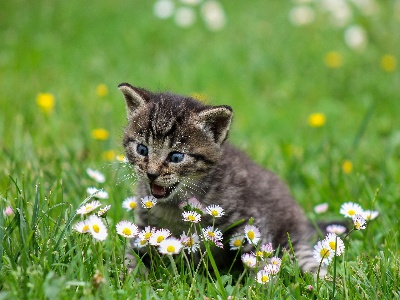
#> input picture cv/assets/cat.jpg, 400 x 300 px
$ jupyter execute cv_object_detection.ipynb   (shell and % lines are left out)
#> lines starting #> are read from the running program, lines starting #| are printed output that depends on the picture; after the words box and inside, x2 and y2 are one past the last pixel; in counts of white or black regions, pixels touching at a corner belong together
### Types of object detections
##### Template Matching: Looking for exact copy of a smaller img in bigger img
##### Corner Detection: Looking for corner in img Harris Corner and Shi-Tomasi detection
##### Edge Detection: Looking for general edges in img
##### Grid Detection: Combine both concept to find grids
##### Contour Detection: Detect foreground from background
##### Feature matching: Extract defining key features for matching. No need to use exact same image for matching

##### Watershed Algorithm: Allow us to segment foreground and background
##### Facial and eye detection: Haar Cascades to detect face and eyes but no recognition which need deep learning

[cell 1]
# Template matching

[cell 2]
import cv2
import numpy as np
import matplotlib.pyplot as plt

# Feature matching and homograph

[cell 3]
img1 = cv2.imread("assets/cat.jpg")
#> img1 is the input picture: shape (300, 400, 3); mean B, G, R 73.4, 144, 113.4
img2 = cv2.imread("assets/rotated_cat2.jpg")
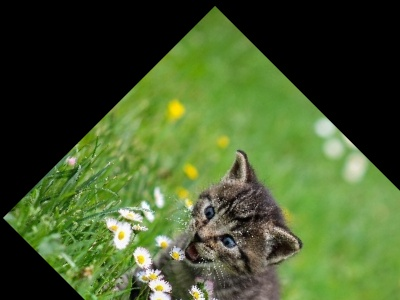
#> input picture cv/assets/rotated_cat2.jpg, 400 x 300 px
#> img2 is the input picture: shape (300, 400, 3); mean B, G, R 44.7, 89.2, 69.6

# Detect and extract features from the images using SIFT
sift = cv2.SIFT_create()
kp1, des1 = sift.detectAndCompute(img1, None)
#> kp1 = 1047 keypoints; strongest (x, y, size): (364, 227, 1.9), (249, 260, 7.9), (217, 211, 8.4), (246, 239, 1.8)
kp2, des2 = sift.detectAndCompute(img2, None)
#> kp2 = 695 keypoints; strongest (x, y, size): (194, 289, 4.5), (325, 127, 11.8), (8, 217, 5.3), (142, 214, 3)

# Match the features using FLANN (Fast Library for Approximate Nearest Neighbors)
FLANN_INDEX_KDTREE = 0
index_params = dict(algorithm = FLANN_INDEX_KDTREE, trees = 5)
search_params = dict(checks = 50)
flann = cv2.FlannBasedMatcher(index_params, search_params)
matches = flann.knnMatch(des1, des2, k=2)
#> matches = 1047 matches

# Extract the good matches using the Lowe's ratio test
good_matches = []
for m,n in matches:
    if m.distance < 0.7*n.distance:
        good_matches.append(m)
#> after the loop, good_matches = 386 matches

if len(good_matches) > 4:
    src_pts = np.float32([ kp1[m.queryIdx].pt for m in good_matches ])
#> src_pts = 386 pairs, first value 8.59 to 241.6, second value 86.15 to 293.9
    dst_pts = np.float32([ kp2[m.trainIdx].pt for m in good_matches ])
#> dst_pts = 386 pairs, first value 26.02 to 303.4, second value 109.4 to 296.5
    M, mask = cv2.findHomography(src_pts, dst_pts, cv2.RANSAC, 5.0)
#> M = [[0.707, -0.707, 214.8], [0.706, 0.707, 5.92], [-3.66e-06, 1.9e-06, 1]]; mask = 386 values from 1 to 1
    matchesMask = mask.ravel().tolist()
#> matchesMask = 386 values from 1 to 1
    h,w,d = img1.shape
#> h = 300; w = 400; d = 3
    pts = np.float32([ [0,0],[0,h-1],[w-1,h-1],[w-1,0] ]).reshape(-1,1,2)
#> pts = [[0, 0], [0, 299], [399, 299], [399, 0]]
    dst = cv2.perspectiveTransform(pts,M)
#> dst = [[214.8, 5.92], [3.43, 217.3], [285.6, 499.7], [497.4, 288.2]]

    R = np.linalg.inv(M[:3,:3])
#> R = [[0.707, 0.707, -156.1], [-0.706, 0.707, 147.5], [3.93e-06, 1.24e-06, 0.999]]
    angle = np.arctan2(R[1,0], R[0,0]) * 180 / np.pi
#> angle = -44.95
    print("Rotation angle difference: {:.2f} degrees".format(angle))
#| Rotation angle difference: -44.95 degrees

    img2 = cv2.polylines(img2,[np.int32(dst)],True,255,3, cv2.LINE_AA)
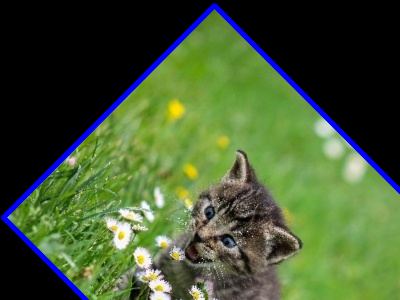
#> img2: shape (300, 400, 3); 3.54% of pixels changed, all inside (x1, y1, x2, y2) = (0, 2, 400, 300)

# Draw the matches on the images
img3 = cv2.drawMatches(img1, kp1, img2, kp2, good_matches, None, matchesMask=matchesMask,
                      flags=cv2.DrawMatchesFlags_NOT_DRAW_SINGLE_POINTS)
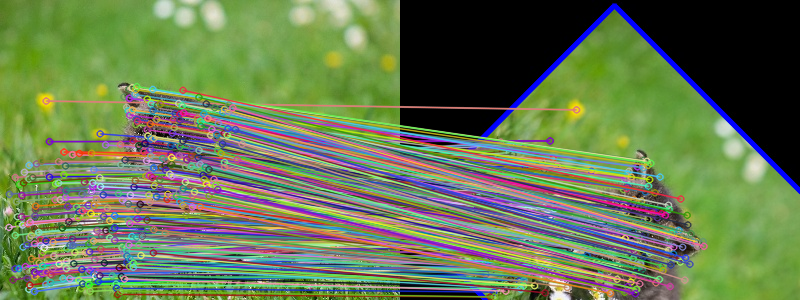
#> img3: shape (300, 800, 3); mean B, G, R 82, 119.3, 102.5
cv2.imshow("Find angle difference between 2 images via homograph", img3)
cv2.waitKey()
cv2.destroyAllWindows()
